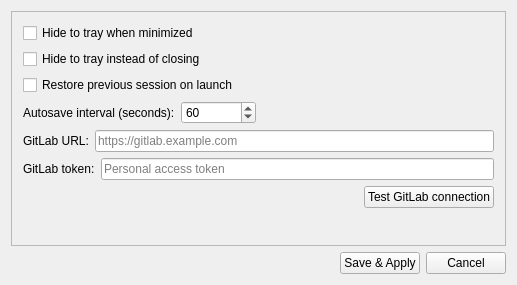
<?xml version="1.0" encoding="UTF-8"?>
<ui version="4.0">
 <class>SettingsWindowClass</class>
 <widget class="QWidget" name="SettingsWindowClass">
  <property name="windowModality">
   <enum>Qt::NonModal</enum>
  </property>
  <property name="geometry">
   <rect>
    <x>0</x>
    <y>0</y>
    <width>517</width>
    <height>285</height>
   </rect>
  </property>
  <property name="windowTitle">
   <string>Settings</string>
  </property>
  <layout class="QVBoxLayout" name="verticalLayout_2">
   <item>
    <layout class="QVBoxLayout" name="verticalLayout">
     <item>
      <widget class="QScrollArea" name="scrollArea">
       <property name="widgetResizable">
        <bool>true</bool>
       </property>
       <widget class="QWidget" name="scrollAreaWidgetContents">
        <property name="geometry">
         <rect>
          <x>0</x>
          <y>0</y>
          <width>495</width>
          <height>231</height>
         </rect>
        </property>
        <layout class="QVBoxLayout" name="verticalLayout_3">
         <item>
          <widget class="QCheckBox" name="MinimizeToTrayBox">
           <property name="text">
            <string>Hide to tray when minimized</string>
           </property>
          </widget>
         </item>
         <item>
          <widget class="QCheckBox" name="CloseToTrayBox">
           <property name="text">
            <string>Hide to tray instead of closing</string>
           </property>
          </widget>
         </item>
         <item>
          <widget class="QCheckBox" name="RestoreSessionBox">
           <property name="text">
            <string>Restore previous session on launch</string>
           </property>
          </widget>
         </item>
         <item>
          <layout class="QHBoxLayout" name="horizontalLayout_2">
           <item>
            <widget class="QLabel" name="label">
             <property name="text">
              <string>Autosave interval (seconds):</string>
             </property>
            </widget>
           </item>
           <item>
            <widget class="QSpinBox" name="AutosaveIntervalBox">
             <property name="minimumSize">
              <size>
               <width>75</width>
               <height>0</height>
              </size>
             </property>
             <property name="minimum">
              <number>10</number>
             </property>
             <property name="maximum">
              <number>3600</number>
             </property>
             <property name="value">
              <number>60</number>
             </property>
            </widget>
           </item>
           <item>
            <spacer name="horizontalSpacer_2">
             <property name="orientation">
              <enum>Qt::Horizontal</enum>
             </property>
             <property name="sizeHint" stdset="0">
              <size>
               <width>40</width>
               <height>20</height>
              </size>
             </property>
            </spacer>
           </item>
          </layout>
         </item>
         <item>
          <layout class="QHBoxLayout" name="gitlabUrlLayout">
           <item>
            <widget class="QLabel" name="GitlabUrlLabel">
             <property name="text">
              <string>GitLab URL:</string>
             </property>
            </widget>
           </item>
           <item>
            <widget class="QLineEdit" name="GitlabUrlField">
             <property name="placeholderText">
              <string>https://gitlab.example.com</string>
             </property>
            </widget>
           </item>
          </layout>
         </item>
         <item>
          <layout class="QHBoxLayout" name="gitlabTokenLayout">
           <item>
            <widget class="QLabel" name="GitlabTokenLabel">
             <property name="text">
              <string>GitLab token:</string>
             </property>
            </widget>
           </item>
           <item>
            <widget class="QLineEdit" name="GitlabTokenField">
             <property name="echoMode">
              <enum>QLineEdit::Password</enum>
             </property>
             <property name="placeholderText">
              <string>Personal access token</string>
             </property>
            </widget>
           </item>
          </layout>
         </item>
         <item>
          <layout class="QHBoxLayout" name="gitlabTestLayout">
           <item>
            <spacer name="gitlabTestSpacer">
             <property name="orientation">
              <enum>Qt::Horizontal</enum>
             </property>
             <property name="sizeHint" stdset="0">
              <size>
               <width>40</width>
               <height>20</height>
              </size>
             </property>
            </spacer>
           </item>
           <item>
            <widget class="QPushButton" name="TestGitlabConnectionButton">
             <property name="text">
              <string>Test GitLab connection</string>
             </property>
            </widget>
           </item>
          </layout>
         </item>
         <item>
          <spacer name="verticalSpacer">
           <property name="orientation">
            <enum>Qt::Vertical</enum>
           </property>
           <property name="sizeHint" stdset="0">
            <size>
             <width>20</width>
             <height>40</height>
            </size>
           </property>
          </spacer>
         </item>
        </layout>
       </widget>
      </widget>
     </item>
     <item>
      <layout class="QHBoxLayout" name="horizontalLayout">
       <item>
        <spacer name="horizontalSpacer">
         <property name="orientation">
          <enum>Qt::Horizontal</enum>
         </property>
         <property name="sizeHint" stdset="0">
          <size>
           <width>40</width>
           <height>20</height>
          </size>
         </property>
        </spacer>
       </item>
       <item>
        <widget class="QPushButton" name="ApplyButton">
         <property name="text">
          <string>Save &amp;&amp; Apply</string>
         </property>
        </widget>
       </item>
       <item>
        <widget class="QPushButton" name="CancelButton">
         <property name="text">
          <string>Cancel</string>
         </property>
        </widget>
       </item>
      </layout>
     </item>
    </layout>
   </item>
  </layout>
 </widget>
 <layoutdefault spacing="6" margin="11"/>
 <resources/>
 <connections>
  <connection>
   <sender>ApplyButton</sender>
   <signal>clicked()</signal>
   <receiver>SettingsWindowClass</receiver>
   <slot>OnApply()</slot>
   <hints>
    <hint type="sourcelabel">
     <x>468</x>
     <y>376</y>
    </hint>
    <hint type="destinationlabel">
     <x>299</x>
     <y>199</y>
    </hint>
   </hints>
  </connection>
  <connection>
   <sender>CancelButton</sender>
   <signal>clicked()</signal>
   <receiver>SettingsWindowClass</receiver>
   <slot>OnCancel()</slot>
   <hints>
    <hint type="sourcelabel">
     <x>551</x>
     <y>376</y>
    </hint>
    <hint type="destinationlabel">
     <x>299</x>
     <y>199</y>
    </hint>
   </hints>
  </connection>
  <connection>
   <sender>TestGitlabConnectionButton</sender>
   <signal>clicked()</signal>
   <receiver>SettingsWindowClass</receiver>
   <slot>OnTestGitlabConnection()</slot>
   <hints>
    <hint type="sourcelabel">
     <x>390</x>
     <y>250</y>
    </hint>
    <hint type="destinationlabel">
     <x>250</x>
     <y>120</y>
    </hint>
   </hints>
  </connection>
 </connections>
 <slots>
  <slot>OnApply()</slot>
  <slot>OnCancel()</slot>
  <slot>OnTestGitlabConnection()</slot>
 </slots>
</ui>
